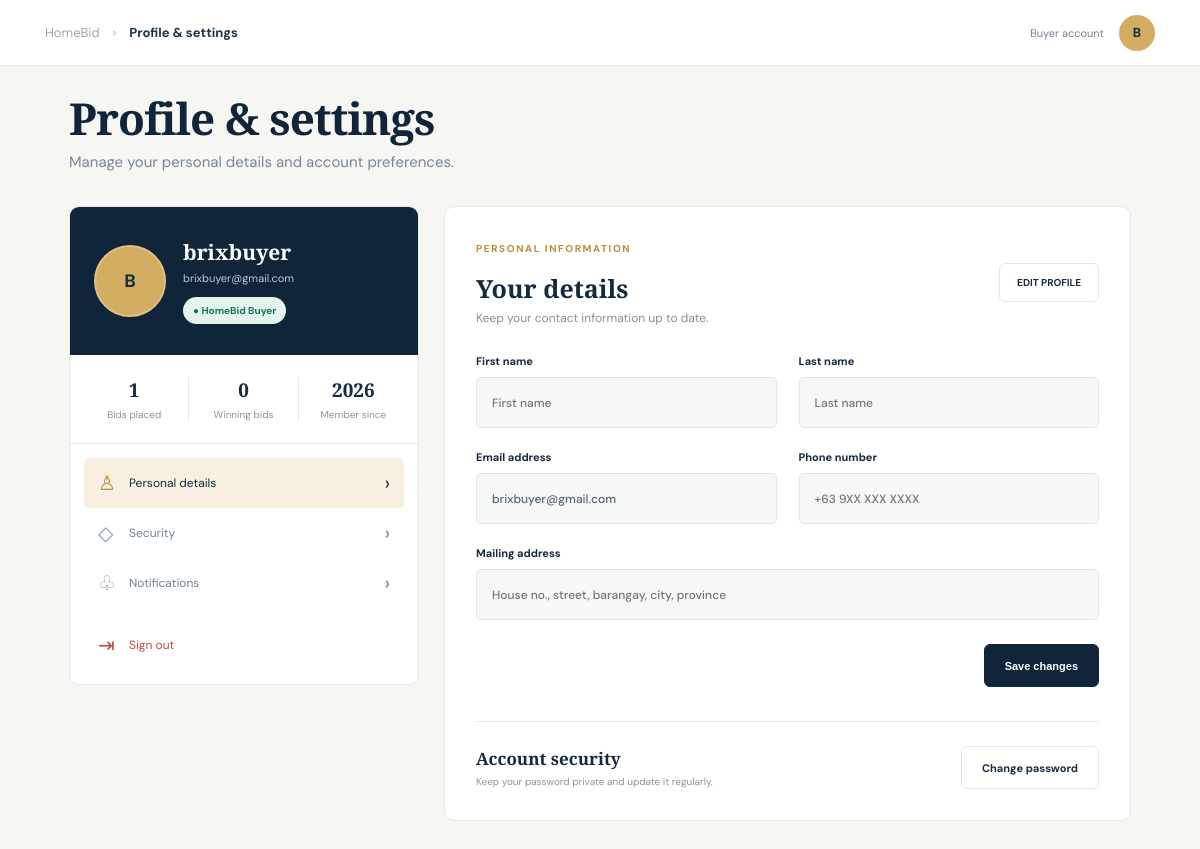
The app's page /buyer/profile.php (signed in) with its own data.
### tables this page shows
CREATE TABLE `users` (
  `id` int(11) NOT NULL,
  `username` varchar(50) NOT NULL,
  `email` varchar(100) NOT NULL,
  `google_id` varchar(255) DEFAULT NULL,
  `password` varchar(255) NOT NULL,
  `role` enum('Administrator','Staff','Buyer','Client') NOT NULL DEFAULT 'Buyer',
  `verification_token` varchar(64) DEFAULT NULL,
  `is_verified` tinyint(1) NOT NULL DEFAULT 0,
  `created_at` timestamp NOT NULL DEFAULT current_timestamp(),
  `first_name` varchar(80) DEFAULT NULL,
  `last_name` varchar(80) DEFAULT NULL,
  `phone_number` varchar(30) DEFAULT NULL,
  `mailing_address` varchar(255) DEFAULT NULL,
  `email_notifications` tinyint(1) NOT NULL DEFAULT 1,
  `auction_notifications` tinyint(1) NOT NULL DEFAULT 1,
  `marketing_notifications` tinyint(1) NOT NULL DEFAULT 0
);

### buyer/profile.php (called while the page is built, shortened)
<?php
$profileRole = 'Buyer';
require __DIR__ . '/../config/profile_settings_page.php';

### config/auth.php (called while the page is built, shortened)
<?php
function require_login(): int {
 return (int)$_SESSION['user_id'];
}
function require_roles(array $roles): int {
 $id=require_login(); $role=$_SESSION['role']??'';
 return $id;
}

### config/db.php (called while the page is built, shortened)
<?php
function hb_query(mysqli $conn, string $sql, array $params = []): mysqli_result|bool {
    if ($params) {
        $parts = explode('?', $sql);
        $built = array_shift($parts);
        foreach ($params as $i => $value) {
            if ($value === null) $replacement = 'NULL';
            elseif (is_bool($value) || is_int($value)) $replacement = (string)(int)$value;
            elseif (is_float($value)) $replacement = (string)$value;
            else $replacement = "'" . mysqli_real_escape_string($conn, (string)$value) . "'";
            $built .= $replacement . $parts[$i];
        }
        $sql = $built;
    }
    return mysqli_query($conn, $sql);
}
function hb_fetch_one(mysqli_result|bool $result): array|false {
    $row = mysqli_fetch_assoc($result);
    return is_array($row) ? $row : false;
}
function hb_fetch_value(mysqli_result|bool $result, int $column = 0): mixed {
    $row = mysqli_fetch_row($result);
    return $row[$column] ?? false;
}

### config/profile_settings_page.php (the view, shortened to what this page needs)
<?php
require_once __DIR__ . '/auth.php';
require_once __DIR__ . '/db.php';
$profileRole = $profileRole ?? 'Buyer';
$userId = require_roles($profileRole === 'Seller' ? ['Client'] : ['Buyer']);
function ps_h($value): string { return htmlspecialchars((string)($value ?? ''), ENT_QUOTES, 'UTF-8'); }
function ps_initials(array $user): string {
    $name = trim(($user['first_name'] ?? '') . ' ' . ($user['last_name'] ?? ''));
    if ($name === '') $name = (string)($user['username'] ?? 'HB');
    $parts = preg_split('/\s+/', $name);
    $letters = '';
    foreach (array_slice($parts, 0, 2) as $part) $letters .= strtoupper(substr($part, 0, 1));
    return $letters ?: 'HB';
}
$section = (string)($_GET['section'] ?? 'personal');
$user = hb_fetch_one(hb_query($conn, 'SELECT id,username,email,first_name,last_name,phone_number,mailing_address,password,email_notifications,auction_notifications,marketing_notifications,created_at FROM users WHERE id=? LIMIT 1', [$userId])) ?: [];
$displayName = trim(($user['first_name'] ?? '') . ' ' . ($user['last_name'] ?? ''));
if ($displayName === '') $displayName = (string)$user['username'];
$initials = ps_initials($user);
$since = !empty($user['created_at']) ? date('Y',strtotime($user['created_at'])) : date('Y');
$roleName = $profileRole === 'Seller' ? 'Seller' : 'Buyer';
$stats = ['main'=>0,'secondary'=>0];
if ($profileRole === 'Seller') {
    $stats['main'] = (int)hb_fetch_value(hb_query($conn,'SELECT COUNT(*) FROM properties WHERE user_id=?',[$userId]));
    $stats['secondary'] = (int)hb_fetch_value(hb_query($conn,'SELECT COUNT(*) FROM auctions a JOIN properties p ON p.id=a.property_id WHERE p.user_id=? AND a.status IN (\'ended\',\'sold\')',[$userId]));
} else {
    $stats['main'] = (int)hb_fetch_value(hb_query($conn,'SELECT COUNT(*) FROM bids WHERE user_id=?',[$userId]));
    $stats['secondary'] = (int)hb_fetch_value(hb_query($conn,'SELECT COUNT(*) FROM bids WHERE user_id=? AND status IN (\'winning\',\'won\')',[$userId]));
}
?>
<!doctype html>
<html lang="en">
<head>
    <link rel="stylesheet" href="../assets/profile-settings.css?v=1">
</head>
<body>
    <header class="topbar"><a class="crumb" href="../index.php">HomeBid</a><span>›</span><b>Profile &amp; settings</b>
        <div class="top-right"><span class="role-pill"><?=$roleName?> account</span><span
                class="avatar small"><?=ps_h($initials)?></span></div>
    </header>
    <main class="wrap">
        <div class="heading">
            <h1>Profile &amp; settings</h1>
            <p>Manage your personal details and account preferences.</p>
        </div>
        <div class="layout">
            <aside class="profile-side">
                <div class="identity"><span class="avatar large"><?=ps_h($initials)?></span>
                    <div>
                        <h2><?=ps_h($displayName)?></h2>
                        <p><?=ps_h($user['email'])?></p><span class="verified">● HomeBid <?=$roleName?></span>
                    </div>
                </div>
                <div class="stats">
                    <div>
                        <b><?=number_format($stats['main'])?></b><small><?=$profileRole==='Seller'?'Properties':'Bids placed'?></small>
                    </div>
                    <div>
                        <b><?=number_format($stats['secondary'])?></b><small><?=$profileRole==='Seller'?'Ended auctions':'Winning bids'?></small>
                    </div>
                    <div><b><?=ps_h($since)?></b><small>Member since</small></div>
                </div>
                <nav class="settings-nav">
                    <a class="<?=$section==='personal'?'active':''?>" href="?section=personal"><span>♙</span>Personal
                        details <b>›</b></a>
                    <a class="<?=$section==='security'?'active':''?>" href="?section=security"><span>◇</span>Security
                        <b>›</b></a>
                    <a class="<?=$section==='notifications'?'active':''?>"
                        href="?section=notifications"><span>♧</span>Notifications <b>›</b></a>
                    <a href="../logout.php"
                        onclick="event.preventDefault();document.getElementById('logoutForm').submit()"><span>⇥</span>Sign
                        out</a>
                </nav>
            </aside>
            <section class="settings-card">
                <?php if($section==='personal'):?>
                <div class="card-head">
                    <div><span class="eyebrow">PERSONAL INFORMATION</span>
                        <h2>Your details</h2>
                        <p>Keep your contact information up to date.</p>
                    </div><span class="edit-mark">EDIT PROFILE</span>
                </div>
                <form method="post" class="settings-form"><input type="hidden" name="csrf_token"
                    <div class="field-grid"><label>First name<input name="first_name" maxlength="80" required
                                value="<?=ps_h($user['first_name'])?>" placeholder="First name"></label>
                        <label>Last name<input name="last_name" maxlength="80" required
                                value="<?=ps_h($user['last_name'])?>" placeholder="Last name"></label>
                        <label>Email address<input type="email" name="email" required
                                value="<?=ps_h($user['email'])?>"></label>
                        <label>Phone number<input type="tel" name="phone_number" maxlength="30"
                                value="<?=ps_h($user['phone_number'])?>" placeholder="+63 9XX XXX XXXX"></label>
                        <label class="wide">Mailing address<input name="mailing_address" maxlength="255"
                                value="<?=ps_h($user['mailing_address'])?>"
                                placeholder="House no., street, barangay, city, province"></label>
                    </div>
                    <div class="form-actions"><button class="primary" type="submit">Save changes</button></div>
                </form>
                <div class="security-inline">
                    <div>
                        <h3>Account security</h3>
                        <p>Keep your password private and update it regularly.</p>
                    </div><a class="secondary" href="?section=security">Change password</a>
                </div>
                <?php endif;?>
            </section>
        </div>
    </main>
</body>
</html>

### assets/profile-settings.css (style rules this page uses)
:root { --navy:#10243a;--gold:#c49a4b;--ink:#1c2b3b;--muted:#788697;--line:#e5e7e8;--paper:#f6f6f3;--green:#19775b }
* { box-sizing:border-box }
body { margin:0;background:var(--paper);color:var(--ink);font:14px 'DM Sans',sans-serif }
.topbar { height:66px;padding:0 max(28px,calc((100% - 1110px)/2));display:flex;align-items:center;gap:13px;background:#fff;border-bottom:1px solid var(--line);color:#a0aab3;font-size:13px }
.crumb { color:#9aa5af;text-decoration:none }
.topbar>b { color:#203348;font-weight:700 }
.top-right { margin-left:auto;display:flex;align-items:center;gap:15px }
.role-pill { font-size:11px;color:#778494 }
.avatar { display:grid;place-items:center;flex:none;border-radius:50%;background:#d2ad62;color:#142b42;font-weight:700 }
.avatar.small { width:36px;height:36px }
.wrap { max-width:1110px;margin:28px auto;padding:0 24px 55px }
.heading { margin:0 0 34px }
.heading h1 { margin:0;color:#10243a;font:700 clamp(32px,4vw,44px)/1.1 'Playfair Display',serif;letter-spacing:-1px }
.heading p { margin:10px 0 0;color:#788697;font-size:15px }
.layout { display:grid;grid-template-columns:350px minmax(0,1fr);gap:25px;align-items:start }
.profile-side,.settings-card { background:#fff;border:1px solid var(--line);border-radius:10px;overflow:hidden }
.identity { min-height:148px;padding:28px 24px;display:flex;align-items:center;gap:17px;color:#fff;background:var(--navy) }
.avatar.large { width:72px;height:72px;border:2px solid #e0c17f;font-size:18px }
.identity h2 { margin:0 0 5px;font:700 21px 'Playfair Display',serif }
.identity p { margin:0 0 12px;color:#bdc9d4;font-size:11px;overflow-wrap:anywhere }
.verified { display:inline-block;padding:7px 10px;border-radius:30px;color:#14745b;background:#e4f4ed;font-size:10px;font-weight:700 }
.stats { display:grid;grid-template-columns:repeat(3,1fr);padding:22px 10px;border-bottom:1px solid var(--line) }
.stats>div { text-align:center;border-right:1px solid var(--line) }
.stats>div:last-child { border:0 }
.stats b,.stats small { display:block }
.stats b { color:#152a40;font:700 19px 'Playfair Display',serif }
.stats small { margin-top:5px;color:#8793a0;font-size:10px }
.settings-nav { padding:14px }
.settings-nav a { min-height:50px;padding:0 14px;display:flex;align-items:center;gap:13px;color:#718092;text-decoration:none;border-radius:5px;font-size:12px }
.settings-nav a span { width:18px;color:#8796a6;font-size:20px }
.settings-nav a b { margin-left:auto;font-size:20px;font-weight:400 }
.settings-nav a.active { color:#152b41;background:#f7f0e1 }
.settings-nav a.active span { color:#b88b3e }
.settings-nav a:last-child { margin-top:12px;color:#bd4c43 }
.settings-nav a:last-child span { color:#bd4c43 }
.settings-card { padding:31px }
.card-head { display:flex;justify-content:space-between;align-items:center;gap:20px;margin-bottom:28px }
.eyebrow { color:#bd8b39;font-size:10px;font-weight:700;letter-spacing:.16em }
.card-head h2 { margin:15px 0 5px;color:#142a40;font:700 25px 'Playfair Display',serif }
.card-head p { margin:0;color:#84909d;font-size:12px }
.edit-mark { padding:12px 17px;color:#142b42;border:1px solid var(--line);border-radius:6px;font-size:10px;font-weight:700;white-space:nowrap }
.settings-form { display:grid;gap:20px }
.field-grid { display:grid;grid-template-columns:1fr 1fr;gap:22px }
.settings-form label { display:grid;gap:9px;color:#152a40;font-size:11px;font-weight:700 }
.settings-form input:not([type=checkbox]) { width:100%;height:51px;padding:0 15px;color:#536477;background:#f6f7f7;border:1px solid #e1e5e7;border-radius:5px;outline:none;font:500 12px 'DM Sans',sans-serif }
.settings-form .wide { grid-column:1/-1 }
.form-actions { display:flex;justify-content:flex-end;padding-top:4px }
.primary,.secondary { min-height:43px;padding:0 20px;display:inline-flex;align-items:center;justify-content:center;border-radius:6px;font-size:11px;font-weight:700;text-decoration:none;cursor:pointer }
.primary { color:#fff;background:var(--navy);border:1px solid var(--navy) }
.secondary { color:#172d43;background:#fff;border:1px solid var(--line) }
.security-inline { margin-top:34px;padding-top:24px;display:flex;justify-content:space-between;align-items:center;gap:20px;border-top:1px solid var(--line) }
.security-inline h3 { margin:0 0 5px;color:#152a40;font:700 17px 'Playfair Display',serif }
.security-inline p { margin:0;color:#8994a0;font-size:10px }

### records on screen
users: username "brixbuyer", email "brixbuyer@gmail.com", created_at "2026"

### other values on screen
$roleName "Buyer"
ps_h($initials) "B"
$stats['main'] "1"
$stats['secondary'] "0"
